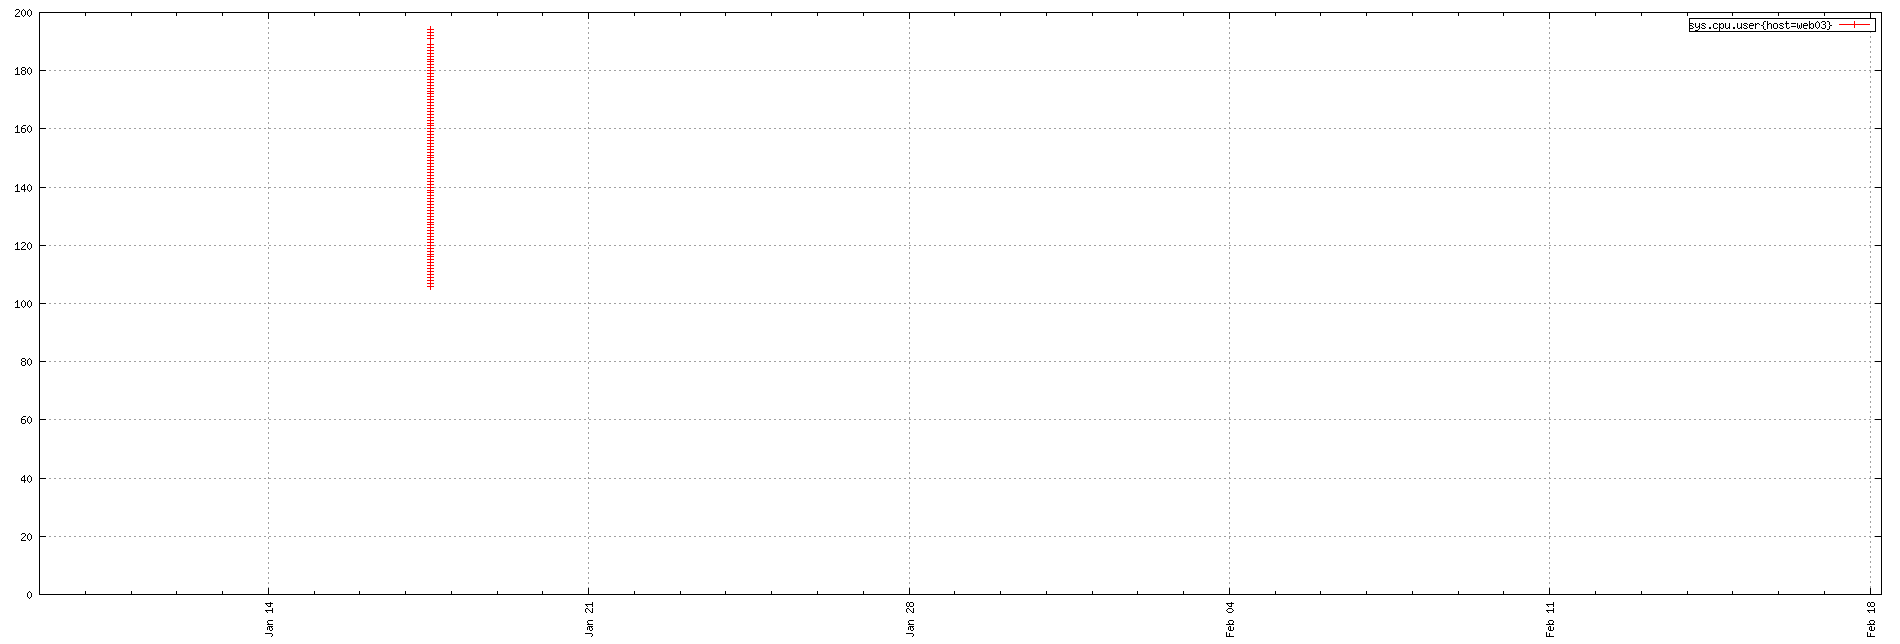

Write gnuplot code to recreate this figure.
set term png small size 1900,644
set xdata time
set timefmt "%s"
if (GPVAL_VERSION < 4.6) set xtics rotate; else set xtics rotate right
set output "${TMPDIR-'tmp'}/tsd/8d207bae.png"
set xrange ["1673222400":"1676699918"]
set format x "%b %d"
set grid
set style data linespoint
set key right box
set yrange [0:]
plot  "${TMPDIR-'tmp'}/tsd/8d207bae_0.dat" using 1:2 title "sys.cpu.user{host=web03}"
